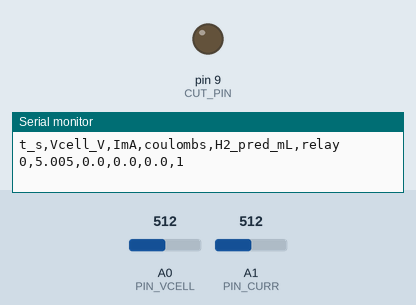
The sketch below on a simulated Arduino Uno, built with avr-gcc and run on an emulated ATmega328P. On the bench: output pins drawn as LEDs (lit = HIGH), the last lines printed to the serial monitor. Inputs (shaded band) come from the test bench; at power-on: A1 (PIN_CURR) = 512, A0 (PIN_VCELL) = 512.

Above: at 1.2 s.
1.3 s: A1 (PIN_CURR) set to 605
2.8 s: A1 (PIN_CURR) set to 631
At 4.9 s:
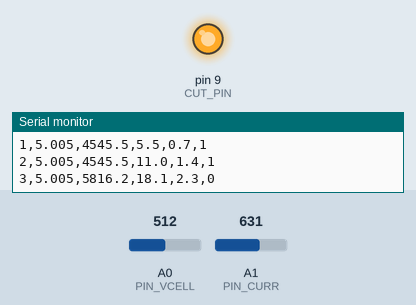
5.3 s: A1 (PIN_CURR) set to 511
At 7.4 s:
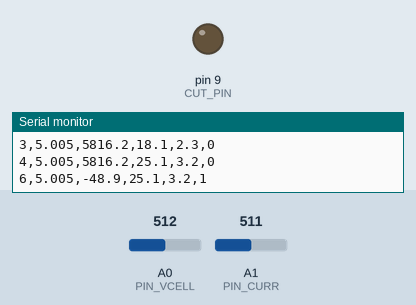
7.7 s: A1 (PIN_CURR) set to 716
At 9.3 s:
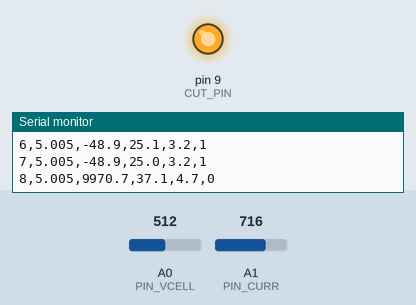
Timing chart, 0 to 10.8 s (numbered marks = the images above; inputs shaded):
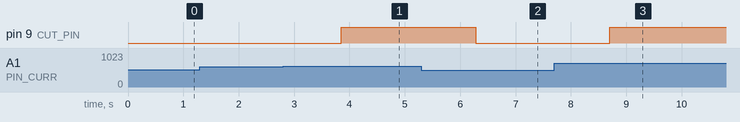

The sketch:

measurement.ino
```cpp
// MUSHREA FORGE — Electrolyzer logger v0.2 (measurement subsystem fixed)
// STATUS: WRITTEN, STATIC-REVIEWED, NOT EXECUTED on hardware (no HW in sandbox)
// FIX v0.2: standard INA219 (max ~3.2A) CANNOT measure 4A -> replaced by:
//   - ACS712-20A Hall current sensor on A1 (100 mV/A, zero ~2.5V)
//   - Voltage divider 10k/10k on A0 (cell V, up to ~10V range)
//   - Relay module (ACTIVE-LOW) on D9 in PSU line for trip cutoff
// CALIBRATE BEFORE USE: (1) power Arduino with NO cell current, read A1 -> set ACS_ZERO;
// (2) verify divider against a multimeter at ~2V -> adjust DIV_RATIO if needed.
#define PIN_VCELL A0
#define PIN_CURR A1
#define CUT_PIN 9
#define VREF 5.0
#define DIV_RATIO 2.0        // (10k+10k)/10k
#define ACS_ZERO 512.0       // ADC counts at 0A -> CALIBRATE
#define ACS_MV_PER_A 100.0
#define I_TRIP_A 5.0
#define T_MAX_S 7200UL
const float F_CONST = 96485.0;
double coulombs = 0;
unsigned long t0, last;
float readAvg(int pin) {
  long sum = 0;
  for (int k = 0; k < 50; k++) { sum += analogRead(pin); delay(2); }
  return sum / 50.0;
}
void setup() {
  Serial.begin(9600);
  pinMode(CUT_PIN, OUTPUT); digitalWrite(CUT_PIN, LOW); // relay ON (active-low)
  t0 = last = millis();
  Serial.println("t_s,Vcell_V,ImA,coulombs,H2_pred_mL,relay");
}
void loop() {
  unsigned long now = millis();
  float dt = (now - last) / 1000.0; last = now;
  float vcell = readAvg(PIN_VCELL) * VREF / 1023.0 * DIV_RATIO;
  float iamp = ((readAvg(PIN_CURR) * VREF / 1023.0 * 1000.0) - (ACS_ZERO * VREF / 1023.0 * 1000.0)) / ACS_MV_PER_A;
  coulombs += iamp * dt;
  double h2ml = coulombs / (2.0 * F_CONST) * 24450.0;
  bool trip = (iamp > I_TRIP_A) || ((now - t0) / 1000UL > T_MAX_S);
  digitalWrite(CUT_PIN, trip ? HIGH : LOW);
  Serial.print((now - t0) / 1000); Serial.print(","); Serial.print(vcell, 3); Serial.print(",");
  Serial.print(iamp * 1000.0, 1); Serial.print(","); Serial.print(coulombs, 1); Serial.print(",");
  Serial.print(h2ml, 1); Serial.print(","); Serial.println(trip ? 0 : 1);
  delay(1000);
}
```

Measured:
- the behaviour switches between 614 and 615 on A1 (PIN_CURR) (found by bisection; images 0 and 1)
- after the input at 2.8 s, pin 9 (CUT_PIN): LOW → HIGH after 1.1 s
- after the input at 5.3 s, pin 9 (CUT_PIN): HIGH → LOW after 0.98 s
- after the input at 7.7 s, pin 9 (CUT_PIN): LOW → HIGH after 1.0 s
